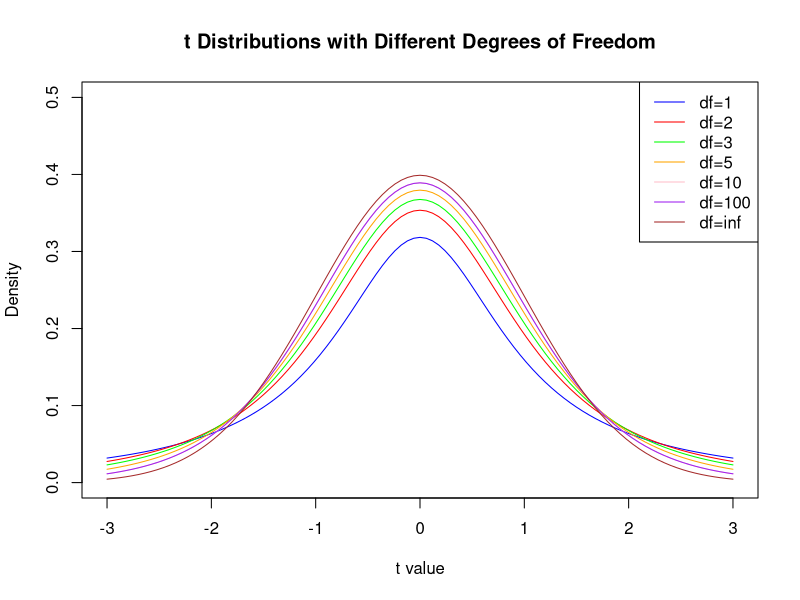
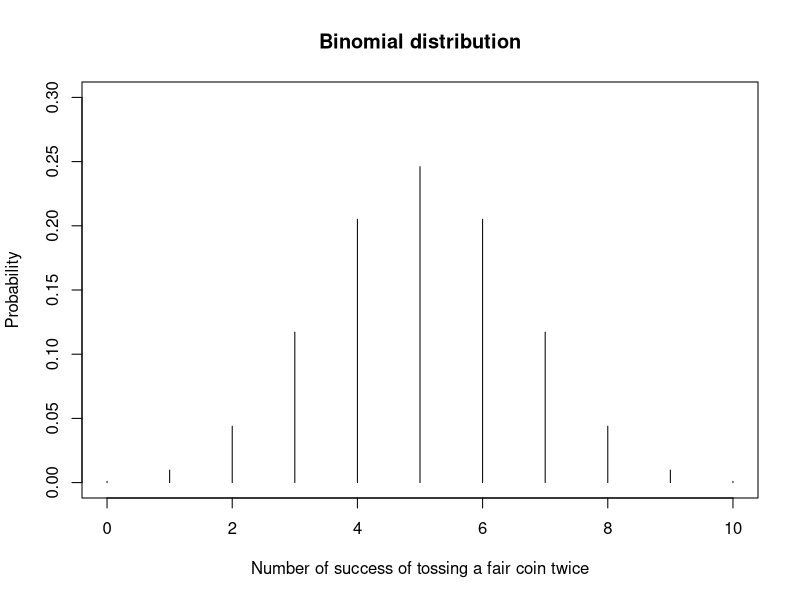
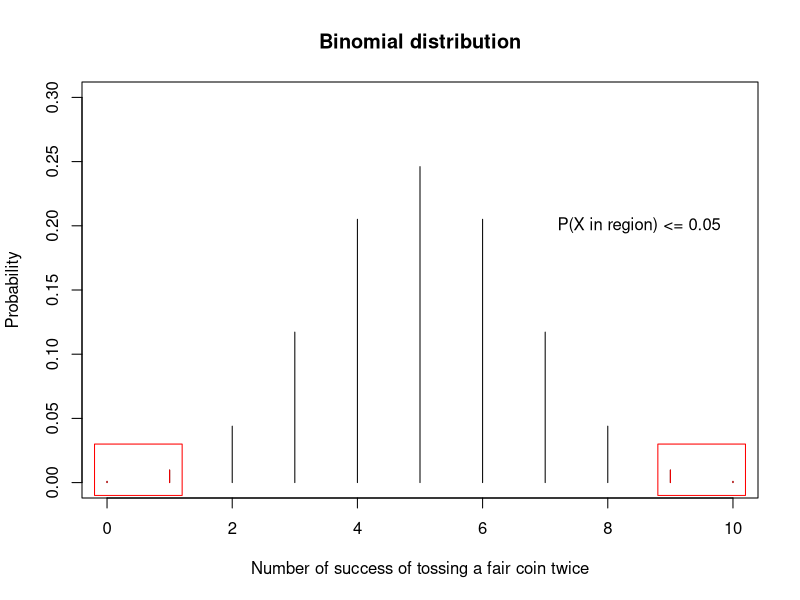
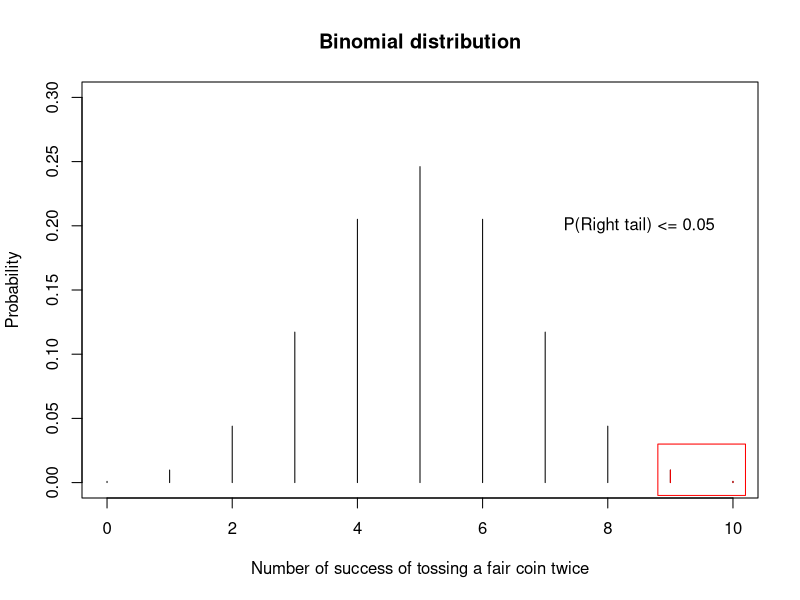
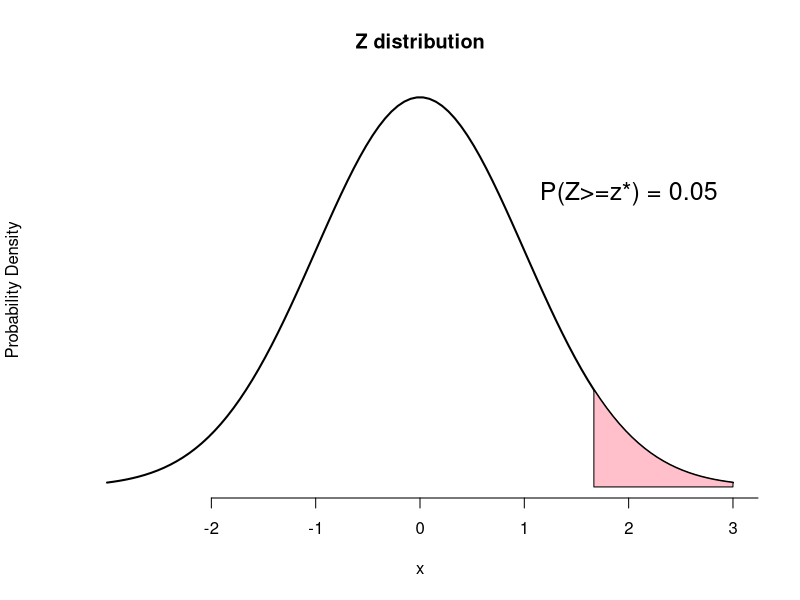
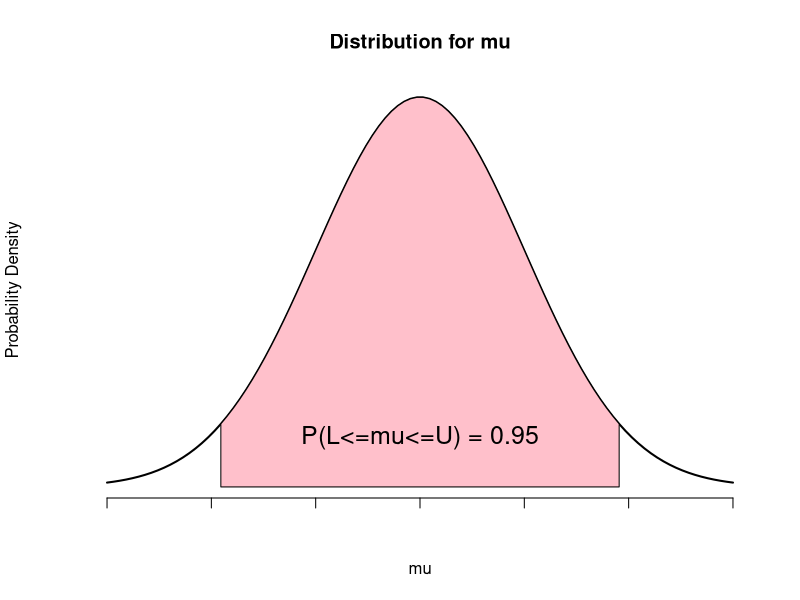
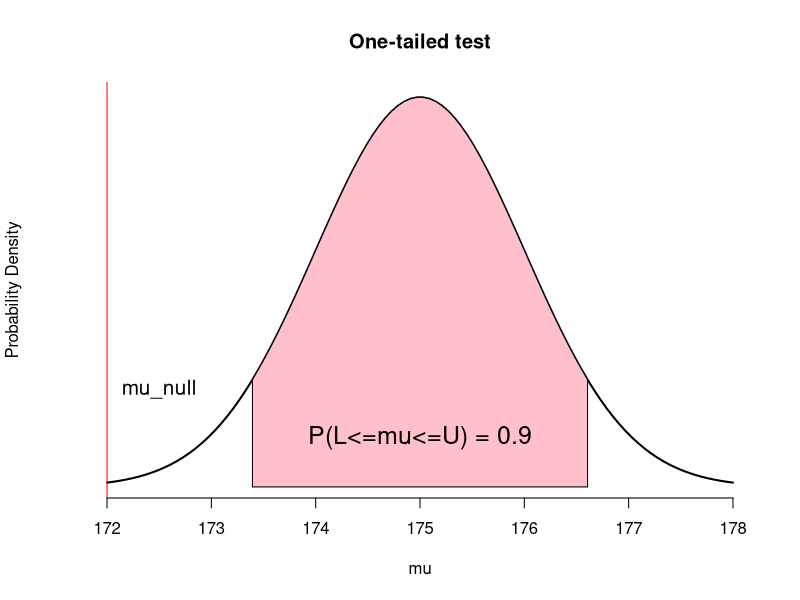
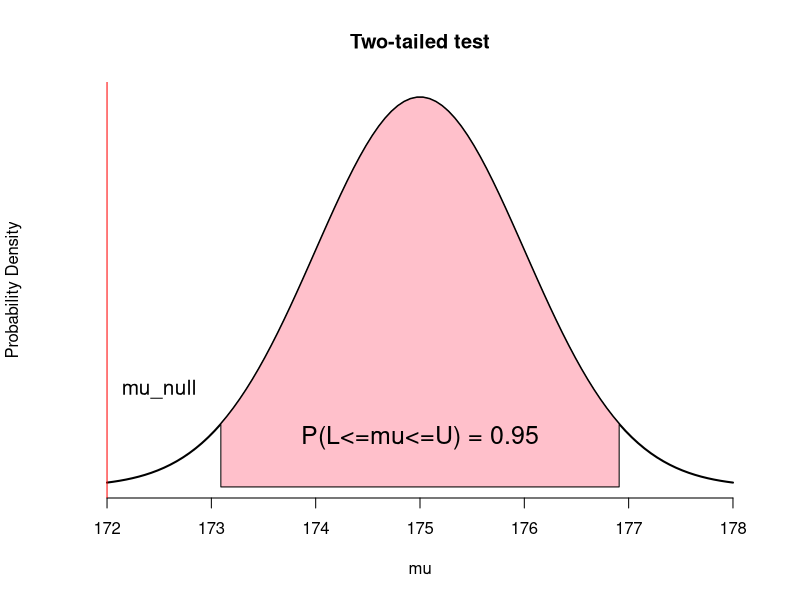

Generate these figures, in order, with R:
## ---- chunk 1
knitr::opts_chunk$set(echo = FALSE)
## ---- chunk 2

x <- seq(-3, 3, length.out = 1000)

y1 <- dt(x, df=1)
y2 <- dt(x, df=2)
y3 <- dt(x, df=3)
y4 <- dt(x, df=5)
y5 <- dt(x, df=10)
y6 <- dt(x, df=100)
y7 <- dt(x, df=10000)

curve(dt(x, df=1), x, col = "blue", 
      ylab = "Density", xlab = "t value", 
      main = "t Distributions with Different Degrees of Freedom",
      xlim=c(-3,3), ylim=c(0, 0.5))
curve(dt(x, df=2), x, col = "red", add = TRUE)
curve(dt(x, df=3), x, col = "green", add = TRUE)
curve(dt(x, df=5), x, col = "orange", add = TRUE)
curve(dt(x, df=10), x, col = "pink", add = TRUE)
curve(dt(x, df=10), x, col = "purple", add = TRUE)
curve(dt(x, df=10000), x, col = "brown", add = TRUE)

legend("topright", legend = c("df=1", "df=2", "df=3", "df=5", "df=10", "df=100", "df=inf"),
       col = c("blue", "red", "green", "orange", "pink", "purple", "brown"), lty = 1)

## ---- chunk 3
x <- 0:10

prob <- dbinom(x,10,0.5)

plot(x, prob,
     type='h',
     xlab = "Number of success of tossing a fair coin twice",
        ylab = "Probability",
     main="Binomial distribution",
        ylim=c(0, 0.3))
## ---- chunk 4
x <- 0:10

prob <- dbinom(x,10,0.5)

plot(x, prob,
     type='h',
     xlab = "Number of success of tossing a fair coin twice",
        ylab = "Probability",
     main="Binomial distribution",
        ylim=c(0, 0.3))

lines(c(0, 0), c(0, dbinom(0,10,0.5)), type='l', col="red")
lines(c(1, 1), c(0, dbinom(1,10,0.5)), type='l', col="red")
lines(c(9, 9), c(0, dbinom(9,10,0.5)), type='l', col="red")
lines(c(10, 10), c(0, dbinom(10,10,0.5)), type='l', col="red")
rect(xleft = -0.2, xright = 1.2, ybottom = -0.01, ytop = 0.03, border="red")
rect(xleft = 8.8, xright = 10.2, ybottom = -0.01, ytop = 0.03, border="red")
text(x=8.5, y=0.2, "P(X in region) <= 0.05")
## ---- chunk 5
binom.test(x=8, n=10, p=0.5, alternative="two.sided", conf.level=0.05)
## ---- chunk 6
x <- 0:10

prob <- dbinom(x,10,0.5)

plot(x, prob,
     type='h',
     xlab = "Number of success of tossing a fair coin twice",
        ylab = "Probability",
     main="Binomial distribution",
        ylim=c(0, 0.3))

lines(c(9, 9), c(0, dbinom(9,10,0.5)), type='l', col="red")
lines(c(10, 10), c(0, dbinom(10,10,0.5)), type='l', col="red")
rect(xleft = 8.8, xright = 10.2, ybottom = -0.01, ytop = 0.03, border="red")
text(x=8.5, y=0.2, "P(Right tail) <= 0.05")
## ---- chunk 7
binom.test(x=8, n=10, p=0.5, alternative="greater", conf.level=0.05)
## ---- chunk 8
x <- seq(-3, 3, length=100)
y <- dnorm(x, mean=0, sd=1)
x_range <- x[x>=1.644854]

plot(x, y, type = "l", lwd = 2, axes = FALSE, xlab = "x", ylab = "Probability Density",
     main="Z distribution")
axis(1, at = -2:4, labels = c("-2", "-1", "0", "1", "2", "3", "4"))
polygon(c(x_range[1], x_range, x_range[length(x_range)]), 
        c(0, dnorm(x_range, mean=0, sd=1), 0), 
        col = "pink") 
text(x=2, y=0.3, labels="P(Z>=z*) = 0.05", cex=1.5)

## ---- chunk 9
qnorm(0.95, mean=0, sd=1)
## ---- chunk 10
pnorm(1.644854, mean=0, sd=1)
## ---- chunk 11
1-pnorm(3, mean=0, sd=1)
## ---- chunk 12
x <- seq(-3, 3, length=100)
y <- dnorm(x, mean=0, sd=1)
x_range <- x[(x<=qnorm(0.975, mean=0, sd=1)) & (x>=qnorm(0.025, mean=0, sd=1))]

plot(x, y, type = "l", lwd = 2, axes = FALSE, xlab = "mu", ylab = "Probability Density",
     main="Distribution for mu")
axis(1, at = -3:3, labels = c("", "", "", "", "", "", ""))

polygon(c(x_range[1], x_range, x_range[length(x_range)]), 
        c(0, dnorm(x_range, mean=0, sd=1), 0), 
        col = "pink") 

text(x=0, y=0.05, labels="P(L<=mu<=U) = 0.95", cex=1.5)

## ---- chunk 13
x <- seq(-3, 3, length=100)
y <- dnorm(x, mean=0, sd=1)
x_range <- x[(x<=qnorm(0.95, mean=0, sd=1)) & (x>=qnorm(0.05, mean=0, sd=1))]

plot(x, y, type = "l", lwd = 2, axes = FALSE, xlab = "mu", ylab = "Probability Density",
     main="One-tailed test")
axis(1, at = -3:3, labels = c("172", "173", "174", "175", "176", "177", "178"))

polygon(c(x_range[1], x_range, x_range[length(x_range)]), 
        c(0, dnorm(x_range, mean=0, sd=1), 0), 
        col = "pink") 

text(x=0, y=0.05, labels="P(L<=mu<=U) = 0.9", cex=1.5)
abline(v=-3, col="red")
text(x=-2.5, y=0.1, labels="mu_null", cex=1.25)
## ---- chunk 14
x <- seq(-3, 3, length=100)
y <- dnorm(x, mean=0, sd=1)
x_range <- x[(x<=qnorm(0.975, mean=0, sd=1)) & (x>=qnorm(0.025, mean=0, sd=1))]

plot(x, y, type = "l", lwd = 2, axes = FALSE, xlab = "mu", ylab = "Probability Density",
     main="Two-tailed test")
axis(1, at = -3:3, labels = c("172", "173", "174", "175", "176", "177", "178"))

polygon(c(x_range[1], x_range, x_range[length(x_range)]), 
        c(0, dnorm(x_range, mean=0, sd=1), 0), 
        col = "pink") 

text(x=0, y=0.05, labels="P(L<=mu<=U) = 0.95", cex=1.5)
abline(v=-3, col="red")
text(x=-2.5, y=0.1, labels="mu_null", cex=1.25)
## ---- chunk 15
x <- seq(-3, 3, length=100)
y <- dt(x, df=10)
x_range_1 <- x[(x<=-0.194)]
x_range_2 <- x[(x>=0.194)]

plot(x, y, type = "l", lwd = 2, axes = FALSE, xlab = "t", ylab = "Probability Density",
     main="Two-tailed t test")
axis(1, at = -3:3, labels = c("-3", "-2", "-1", "0", "1", "2", "3"))

polygon(c(x_range_1[1], x_range_1, x_range_1[length(x_range_1)]), 
        c(0, dt(x_range_1, df=10), 0), 
        col = "pink") 

polygon(c(x_range_2[1], x_range_2, x_range_2[length(x_range_2)]), 
        c(0, dt(x_range_2, df=10), 0), 
        col = "pink") 

## ---- chunk 16
pt(-0.194, df=9)*2 
## ---- chunk 17
study_time_samples <- c(11, 10, 14, 15, 5, 8, 9, 12, 6, 8)
t.test(study_time_samples, alternative="two.sided", mu=10)
## ---- chunk 18
intention_before <- c(2,3,5,4,2,1,5,7,3,5)
intention_after <- c(3,4,5,6,2,9,9,6,4,6)
t.test(intention_after, intention_before, alternative="two.sided",
       mu=0, paired=TRUE)
## ---- chunk 19
t.test(intention_after-intention_before, alternative="two.sided",
       mu=0)
## ---- chunk 20
intention_group_happy <- c(5,7,9,6,10)
intention_group_fear <- c(2,3,5,7)
t.test(intention_group_happy, intention_group_fear, alternative="two.sided",
       mu=0, paired=FALSE, var.equal=TRUE)
## ---- chunk 21
intention_group_happy <- c(5,7,9,6,10)
intention_group_fear <- c(2,3,5,7)
t.test(intention_group_happy, intention_group_fear, alternative="two.sided",
       mu=0, paired=FALSE, var.equal=FALSE)
## ---- chunk 22
x <- seq(0, 5, length=100)
y <- df(x, df1=10, df2=10)
x_range <- x[(x>=qf(0.95, 10, 10))]

plot(x, y, type = "l", lwd = 2, axes = FALSE, xlab = "t", ylab = "Probability Density",
     main="F test")
axis(1, at = 0:5, labels = c("0", "1", "2", "3", "4", "5"))

polygon(c(x_range[1], x_range, x_range[length(x_range)]), 
        c(0, df(x_range, 10, 10), 0), 
        col = "pink") 
text(x=3, y=0.2, labels="P(F>F*)=0.05", cex=1.25)
